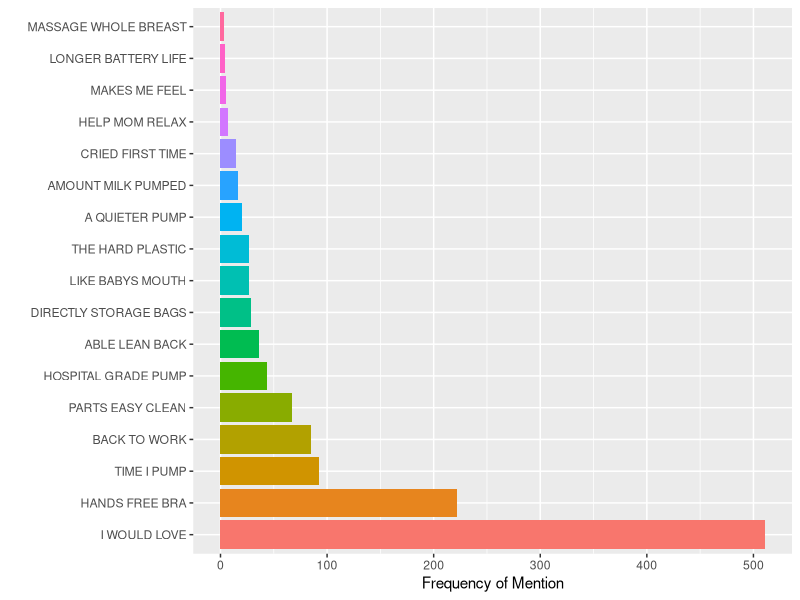

The R source for this figure:
library(plyr)
library(ggplot2)
df = read.csv('trigrams_categories.csv')
#filter those without categories
df=df[df$category!="",] 

#sum categories
df = ddply(df, 'category', function(x) c(freq=sum(x$freq), separate_trigrams=nrow(x)))
df=df[df$category!="",] 

# Temporarily remove "IWOULDLOVE", "MAKESMEFEEL","TITLE"
df=df[df$category!="IWOULDLOVE" & df$category!="MAKESMEFEEL" & df$category!="TITLE",] 

#order by frequency
df[ order(df$freq), ]

#plot to verify we did it right
p <- ggplot(df, aes(y=freq,fill=category))
df$category <- reorder(df$category, -df$freq)
p + ylab("Frequency of Mention")+xlab("")+geom_bar(aes(x=category), data=df, stat="identity") +theme(legend.position="none",axis.text=element_text(angle=0)) + coord_flip()
